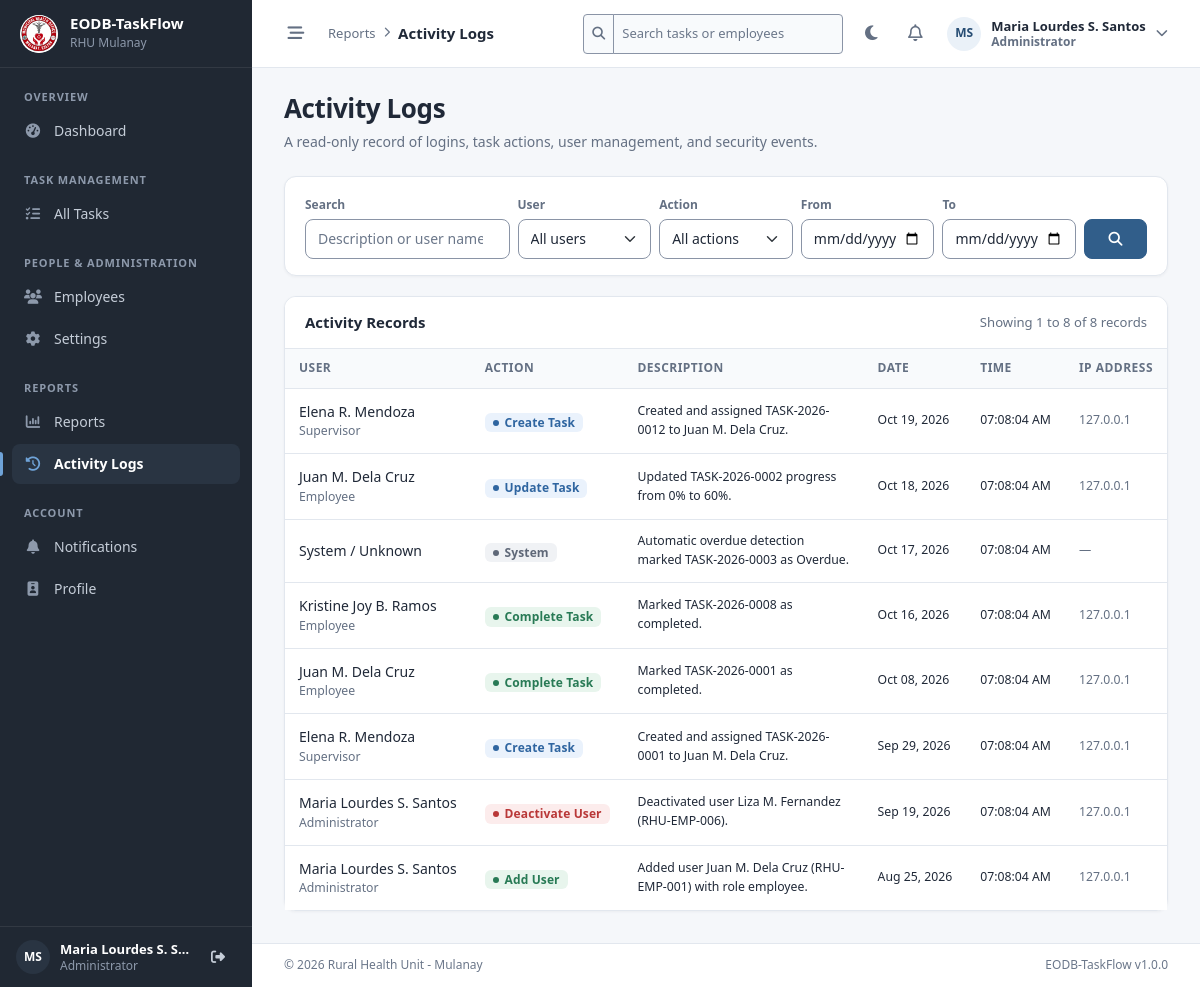
The page /admin/activity_logs.php (signed in) on the database its author committed.
### tables this page shows
CREATE TABLE `users` (
  `id`             INT UNSIGNED  NOT NULL AUTO_INCREMENT,
  `employee_id`    VARCHAR(20)   NOT NULL COMMENT 'Office-issued employee number, e.g. RHU-EMP-001',
  `full_name`      VARCHAR(150)  NOT NULL,
  `username`       VARCHAR(50)   NOT NULL,
  `email`          VARCHAR(150)  NOT NULL,
  `password`       VARCHAR(255)  NOT NULL COMMENT 'bcrypt hash from PHP password_hash()',
  `role`           ENUM('admin','supervisor','employee') NOT NULL DEFAULT 'employee',
  `department_id`  INT UNSIGNED  NULL DEFAULT NULL,
  `position`       VARCHAR(100)  NULL DEFAULT NULL,
  `status`         ENUM('active','inactive') NOT NULL DEFAULT 'active',
  `profile_photo`  VARCHAR(255)  NULL DEFAULT NULL COMMENT 'File name inside assets/images/profiles/',
  `last_login_at`  DATETIME      NULL DEFAULT NULL,
  `created_at`     DATETIME      NOT NULL DEFAULT CURRENT_TIMESTAMP,
  `updated_at`     DATETIME      NOT NULL DEFAULT CURRENT_TIMESTAMP ON UPDATE CURRENT_TIMESTAMP,
  PRIMARY KEY (`id`),
  UNIQUE KEY `uq_users_employee_id` (`employee_id`),
  UNIQUE KEY `uq_users_username`    (`username`),
  UNIQUE KEY `uq_users_email`       (`email`),
  KEY `idx_users_role_status` (`role`, `status`),
  KEY `idx_users_department`  (`department_id`),
  KEY `idx_users_full_name`   (`full_name`),
  CONSTRAINT `fk_users_department`
    FOREIGN KEY (`department_id`) REFERENCES `departments` (`id`)
    ON UPDATE CASCADE ON DELETE SET NULL
);

CREATE TABLE `activity_logs` (
  `id`           INT UNSIGNED  NOT NULL AUTO_INCREMENT,
  `user_id`      INT UNSIGNED  NULL DEFAULT NULL,
  `action`       VARCHAR(50)   NOT NULL,
  `description`  VARCHAR(500)  NOT NULL,
  `ip_address`   VARCHAR(45)   NULL DEFAULT NULL COMMENT 'IPv4 or IPv6',
  `created_at`   DATETIME      NOT NULL DEFAULT CURRENT_TIMESTAMP,
  PRIMARY KEY (`id`),
  KEY `idx_activity_logs_user`       (`user_id`),
  KEY `idx_activity_logs_action`     (`action`),
  KEY `idx_activity_logs_created_at` (`created_at`),
  CONSTRAINT `fk_activity_logs_user`
    FOREIGN KEY (`user_id`) REFERENCES `users` (`id`)
    ON UPDATE CASCADE ON DELETE SET NULL
);

### admin/activity_logs.php (the view, shortened to what the rows shown need)
<?php
require_once __DIR__ . '/../includes/auth.php';
$where  = [];
$params = [];
$whereSql = $where ? 'WHERE ' . implode(' AND ', $where) : '';
$fromSql  = 'FROM activity_logs a LEFT JOIN users u ON u.id = a.user_id';
$countStmt = db()->prepare("SELECT COUNT(*) {$fromSql} {$whereSql}");
$countStmt->execute($params);
$pagination = paginate((int) $countStmt->fetchColumn(), max(records_per_page(), 20), get_int('page'));
$listStmt = db()->prepare(
    "SELECT a.id, a.action, a.description, a.ip_address, a.created_at, u.full_name, u.role
       {$fromSql}
       {$whereSql}
      ORDER BY a.created_at DESC, a.id DESC
      LIMIT {$pagination['per_page']} OFFSET {$pagination['offset']}"
);
$listStmt->execute($params);
$logs = $listStmt->fetchAll();
$actionClass = static fn (string $a): string => match (true) {
    in_array($a, ['login_failed', 'unauthorized_access', 'security', 'delete_task', 'deactivate_user'], true) => 'badge-status-overdue',
    in_array($a, ['complete_task', 'add_user', 'activate_user'], true) => 'badge-status-completed',
    in_array($a, ['create_task', 'assign_task', 'update_task', 'edit_user', 'update_settings'], true) => 'badge-status-progress',
    default => 'badge-status-pending',
};
require __DIR__ . '/../includes/header.php';
?>
<div class="page-header">
    <div>
        <h1 class="page-title">Activity Logs</h1>
    </div>
</div>
<div class="card">
    <?php if (!$logs): ?>
        <div class="empty-state">
            <i class="fa-solid fa-clock-rotate-left d-block"></i>
            No activity matches your filters.
        </div>
    <?php else: ?>
        <div class="table-responsive">
            <table class="table table-hover mb-0">
                <thead>
                <tr>
                    <th>User</th>
                    <th>Action</th>
                    <th>Description</th>
                    <th>Date</th>
                    <th>Time</th>
                    <th>IP Address</th>
                </tr>
                </thead>
                <tbody>
                <?php foreach ($logs as $log): ?>
                    <tr>
                        <td class="text-nowrap">
                            <?= e($log['full_name'] ?? 'System / Unknown') ?>
                            <?php if ($log['role']): ?><div class="small text-muted"><?= e(role_label($log['role'])) ?></div><?php endif; ?>
                        </td>
                        <td class="text-nowrap"><span class="badge <?= e($actionClass($log['action'])) ?>"><?= e(action_label($log['action'])) ?></span></td>
                        <td class="small"><?= e($log['description']) ?></td>
                        <td class="text-nowrap small"><?= e(format_date($log['created_at'])) ?></td>
                        <td class="text-nowrap small"><?= e(format_date($log['created_at'], 'h:i:s A')) ?></td>
                        <td class="text-nowrap small text-muted"><?= e($log['ip_address'] ?? '—') ?></td>
                    </tr>
                <?php endforeach; ?>
                </tbody>
            </table>
        </div>
    <?php endif; ?>
</div>
<?php require __DIR__ . '/../includes/footer.php'; ?>

### includes/sidebar.php (shortened to what the rows shown need)
<?php
$sidebarUser   = current_user();
$sidebarPhoto  = profile_photo_url($sidebarUser['profile_photo']);
?>
<aside class="app-sidebar" id="appSidebar" aria-label="Main navigation">
    <div class="sidebar-user">
        <?php if ($sidebarPhoto): ?>
            <img src="<?= e($sidebarPhoto) ?>" alt="" class="avatar avatar-sm">
        <?php else: ?>
            <span class="avatar avatar-sm" aria-hidden="true"><?= e(initials($sidebarUser['full_name'])) ?></span>
        <?php endif; ?>
        <span class="sidebar-user-text">
            <span class="sidebar-user-name"><?= e($sidebarUser['full_name']) ?></span>
            <span class="sidebar-user-role"><?= e(role_label($sidebarUser['role'])) ?></span>
        </span>
        <form method="post" action="<?= e(url('logout.php')) ?>" class="m-0">
            <button type="submit" class="sidebar-user-action" title="Logout" aria-label="Logout">
            </button>
        </form>
    </div>
</aside>

### includes/navbar.php (shortened to what the rows shown need)
<?php
$navUser = current_user();
$navPhoto    = profile_photo_url($navUser['profile_photo']);
?>
<header class="app-topbar">
    <div class="topbar-actions">
        <?php $searchHint = $navUser['role'] === 'employee' ? 'Search my tasks' : 'Search tasks or employees'; ?>
        <form method="get" action="<?= e(url('search/index.php')) ?>" class="topbar-search d-none d-md-block me-1" role="search">
            <div class="input-group input-group-sm">
                <span class="input-group-text"><i class="fa-solid fa-magnifying-glass" aria-hidden="true"></i></span>
                <input type="search" name="q" class="form-control" placeholder="<?= e($searchHint) ?>"
                       maxlength="100" aria-label="<?= e($searchHint) ?>">
            </div>
        </form>
        <div class="dropdown">
            <button class="btn btn-link topbar-user" type="button" data-bs-toggle="dropdown" aria-expanded="false">
                <?php if ($navPhoto): ?>
                    <img src="<?= e($navPhoto) ?>" alt="" class="avatar avatar-sm">
                <?php else: ?>
                    <span class="avatar avatar-sm"><?= e(initials($navUser['full_name'])) ?></span>
                <?php endif; ?>
                <span class="topbar-user-text d-none d-md-block">
                    <span class="topbar-user-name"><?= e($navUser['full_name']) ?></span>
                    <span class="topbar-user-role"><?= e(role_label($navUser['role'])) ?></span>
                </span>
                <i class="fa-solid fa-chevron-down small text-muted d-none d-md-inline"></i>
            </button>
        </div>
    </div>
</header>

### rows shown on the page
users: full_name "MS", full_name "Maria Lourdes S. S…", role "Administrator", q "Search tasks or employees", full_name "Maria Lourdes S. Santos"
activity_logs: user.full_name "Elena R. Mendoza", user.role "Supervisor", action "Create Task", description "Created and assigned TASK-2026-0012 to Juan M. Dela Cruz.", created_at "Oct 19, 2026", created_at "07:08:04 AM", ip_address "127.0.0.1"
activity_logs: user.full_name "Juan M. Dela Cruz", user.role "Employee", action "Update Task", description "Updated TASK-2026-0002 progress from 0% to 60%.", created_at "Oct 18, 2026", created_at "07:08:04 AM", ip_address "127.0.0.1"
activity_logs: full_name "System / Unknown", action "System", description "Automatic overdue detection marked TASK-2026-0003 as Overdue.", created_at "Oct 17, 2026", created_at "07:08:04 AM", ip_address "—"
activity_logs: user.full_name "Kristine Joy B. Ramos", user.role "Employee", action "Complete Task", description "Marked TASK-2026-0008 as completed.", created_at "Oct 16, 2026", created_at "07:08:04 AM", ip_address "127.0.0.1"
activity_logs: user.full_name "Juan M. Dela Cruz", user.role "Employee", action "Complete Task", description "Marked TASK-2026-0001 as completed.", created_at "Oct 08, 2026", created_at "07:08:04 AM", ip_address "127.0.0.1"
activity_logs: user.full_name "Elena R. Mendoza", user.role "Supervisor", action "Create Task", description "Created and assigned TASK-2026-0001 to Juan M. Dela Cruz.", created_at "Sep 29, 2026", created_at "07:08:04 AM", ip_address "127.0.0.1"
activity_logs: user.full_name "Maria Lourdes S. Santos", user.role "Administrator", action "Deactivate User", description "Deactivated user Liza M. Fernandez (RHU-EMP-006).", created_at "Sep 19, 2026", created_at "07:08:04 AM", ip_address "127.0.0.1"
activity_logs: user.full_name "Maria Lourdes S. Santos", user.role "Administrator", action "Add User", description "Added user Juan M. Dela Cruz (RHU-EMP-001) with role employee.", created_at "Aug 25, 2026", created_at "07:08:04 AM", ip_address "127.0.0.1"

### other values the page prints
app_name() "EODB-TaskFlow"
$currentGroup "OVERVIEW"
$item['label'] "Dashboard"
$currentGroup "TASK MANAGEMENT"
$item['label'] "All Tasks"
$currentGroup "PEOPLE & ADMINISTRATION"
$item['label'] "Employees"
$item['label'] "Settings"
$currentGroup "REPORTS"
$item['label'] "Reports"
$item['label'] "Activity Logs"
$currentGroup "ACCOUNT"
$item['label'] "Notifications"
$item['label'] "Profile"
$navContext "Reports"
